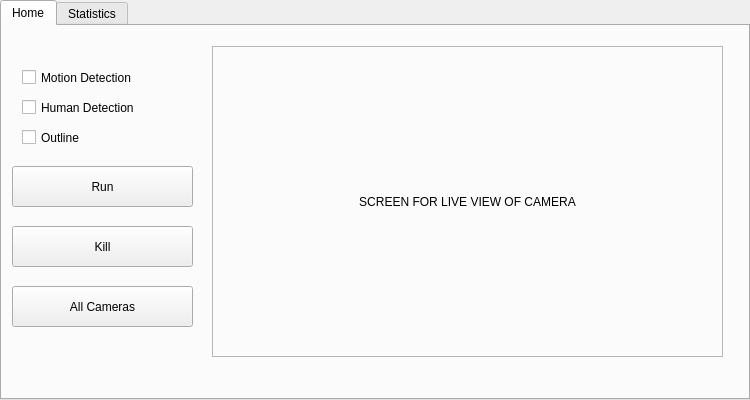
<?xml version="1.0" encoding="UTF-8"?>
<ui version="4.0">
 <class>MainWindow</class>
 <widget class="QMainWindow" name="MainWindow">
  <property name="geometry">
   <rect>
    <x>0</x>
    <y>0</y>
    <width>750</width>
    <height>400</height>
   </rect>
  </property>
  <property name="sizePolicy">
   <sizepolicy hsizetype="MinimumExpanding" vsizetype="MinimumExpanding">
    <horstretch>0</horstretch>
    <verstretch>0</verstretch>
   </sizepolicy>
  </property>
  <property name="windowTitle">
   <string>MainWindow</string>
  </property>
  <widget class="QWidget" name="centralwidget">
   <property name="sizePolicy">
    <sizepolicy hsizetype="MinimumExpanding" vsizetype="MinimumExpanding">
     <horstretch>0</horstretch>
     <verstretch>0</verstretch>
    </sizepolicy>
   </property>
   <widget class="QTabWidget" name="tabWidget">
    <property name="geometry">
     <rect>
      <x>0</x>
      <y>0</y>
      <width>750</width>
      <height>400</height>
     </rect>
    </property>
    <property name="sizePolicy">
     <sizepolicy hsizetype="Minimum" vsizetype="Minimum">
      <horstretch>0</horstretch>
      <verstretch>0</verstretch>
     </sizepolicy>
    </property>
    <property name="minimumSize">
     <size>
      <width>500</width>
      <height>300</height>
     </size>
    </property>
    <property name="tabPosition">
     <enum>QTabWidget::North</enum>
    </property>
    <property name="tabShape">
     <enum>QTabWidget::Rounded</enum>
    </property>
    <property name="currentIndex">
     <number>0</number>
    </property>
    <widget class="QWidget" name="tab">
     <property name="sizePolicy">
      <sizepolicy hsizetype="MinimumExpanding" vsizetype="MinimumExpanding">
       <horstretch>0</horstretch>
       <verstretch>0</verstretch>
      </sizepolicy>
     </property>
     <attribute name="title">
      <string>Home</string>
     </attribute>
     <widget class="QPushButton" name="pushButton_Run">
      <property name="geometry">
       <rect>
        <x>10</x>
        <y>140</y>
        <width>181</width>
        <height>41</height>
       </rect>
      </property>
      <property name="sizePolicy">
       <sizepolicy hsizetype="Preferred" vsizetype="Preferred">
        <horstretch>0</horstretch>
        <verstretch>0</verstretch>
       </sizepolicy>
      </property>
      <property name="text">
       <string>Run</string>
      </property>
     </widget>
     <widget class="QPushButton" name="pushButton_Kill">
      <property name="enabled">
       <bool>true</bool>
      </property>
      <property name="geometry">
       <rect>
        <x>10</x>
        <y>200</y>
        <width>181</width>
        <height>41</height>
       </rect>
      </property>
      <property name="text">
       <string>Kill</string>
      </property>
     </widget>
     <widget class="QLabel" name="daemon_label">
      <property name="geometry">
       <rect>
        <x>220</x>
        <y>320</y>
        <width>301</width>
        <height>21</height>
       </rect>
      </property>
      <property name="text">
       <string/>
      </property>
      <property name="alignment">
       <set>Qt::AlignCenter</set>
      </property>
     </widget>
     <widget class="QPushButton" name="pushButton_2">
      <property name="geometry">
       <rect>
        <x>10</x>
        <y>260</y>
        <width>181</width>
        <height>41</height>
       </rect>
      </property>
      <property name="text">
       <string>All Cameras</string>
      </property>
     </widget>
     <widget class="QLabel" name="label_3">
      <property name="geometry">
       <rect>
        <x>210</x>
        <y>20</y>
        <width>511</width>
        <height>311</height>
       </rect>
      </property>
      <property name="frameShape">
       <enum>QFrame::StyledPanel</enum>
      </property>
      <property name="frameShadow">
       <enum>QFrame::Plain</enum>
      </property>
      <property name="midLineWidth">
       <number>0</number>
      </property>
      <property name="text">
       <string>SCREEN FOR LIVE VIEW OF CAMERA</string>
      </property>
      <property name="alignment">
       <set>Qt::AlignCenter</set>
      </property>
     </widget>
     <widget class="QCheckBox" name="checkBox">
      <property name="geometry">
       <rect>
        <x>20</x>
        <y>100</y>
        <width>141</width>
        <height>23</height>
       </rect>
      </property>
      <property name="text">
       <string>Outline</string>
      </property>
     </widget>
     <widget class="QCheckBox" name="checkBox_2">
      <property name="geometry">
       <rect>
        <x>20</x>
        <y>70</y>
        <width>141</width>
        <height>23</height>
       </rect>
      </property>
      <property name="text">
       <string>Human Detection</string>
      </property>
     </widget>
     <widget class="QCheckBox" name="checkBox_3">
      <property name="geometry">
       <rect>
        <x>20</x>
        <y>40</y>
        <width>141</width>
        <height>23</height>
       </rect>
      </property>
      <property name="text">
       <string>Motion Detection</string>
      </property>
     </widget>
    </widget>
    <widget class="QWidget" name="tab_2">
     <property name="sizePolicy">
      <sizepolicy hsizetype="MinimumExpanding" vsizetype="MinimumExpanding">
       <horstretch>0</horstretch>
       <verstretch>0</verstretch>
      </sizepolicy>
     </property>
     <attribute name="title">
      <string>Statistics</string>
     </attribute>
     <widget class="QLabel" name="label">
      <property name="geometry">
       <rect>
        <x>19</x>
        <y>90</y>
        <width>701</width>
        <height>231</height>
       </rect>
      </property>
      <property name="text">
       <string/>
      </property>
     </widget>
     <widget class="QLabel" name="label_2">
      <property name="enabled">
       <bool>true</bool>
      </property>
      <property name="geometry">
       <rect>
        <x>20</x>
        <y>30</y>
        <width>61</width>
        <height>17</height>
       </rect>
      </property>
      <property name="text">
       <string>Date:</string>
      </property>
     </widget>
     <widget class="QPushButton" name="pushButton">
      <property name="geometry">
       <rect>
        <x>470</x>
        <y>30</y>
        <width>161</width>
        <height>41</height>
       </rect>
      </property>
      <property name="text">
       <string>Find</string>
      </property>
     </widget>
     <widget class="QDateEdit" name="dateEdit">
      <property name="geometry">
       <rect>
        <x>20</x>
        <y>50</y>
        <width>171</width>
        <height>21</height>
       </rect>
      </property>
      <property name="layoutDirection">
       <enum>Qt::LeftToRight</enum>
      </property>
      <property name="dateTime">
       <datetime>
        <hour>0</hour>
        <minute>0</minute>
        <second>0</second>
        <year>2020</year>
        <month>4</month>
        <day>14</day>
       </datetime>
      </property>
      <property name="minimumDateTime">
       <datetime>
        <hour>0</hour>
        <minute>0</minute>
        <second>0</second>
        <year>2020</year>
        <month>3</month>
        <day>1</day>
       </datetime>
      </property>
      <property name="displayFormat">
       <string>M/d/yyyy</string>
      </property>
      <property name="calendarPopup">
       <bool>true</bool>
      </property>
      <property name="timeSpec">
       <enum>Qt::LocalTime</enum>
      </property>
     </widget>
     <widget class="QLabel" name="range_counter">
      <property name="enabled">
       <bool>true</bool>
      </property>
      <property name="geometry">
       <rect>
        <x>270</x>
        <y>32</y>
        <width>21</width>
        <height>17</height>
       </rect>
      </property>
      <property name="text">
       <string>0</string>
      </property>
      <property name="alignment">
       <set>Qt::AlignCenter</set>
      </property>
     </widget>
     <widget class="QSlider" name="horizontalSlider">
      <property name="geometry">
       <rect>
        <x>250</x>
        <y>50</y>
        <width>160</width>
        <height>21</height>
       </rect>
      </property>
      <property name="minimum">
       <number>1</number>
      </property>
      <property name="maximum">
       <number>6</number>
      </property>
      <property name="orientation">
       <enum>Qt::Horizontal</enum>
      </property>
      <property name="tickPosition">
       <enum>QSlider::NoTicks</enum>
      </property>
     </widget>
     <widget class="QLabel" name="day_label">
      <property name="geometry">
       <rect>
        <x>290</x>
        <y>30</y>
        <width>111</width>
        <height>20</height>
       </rect>
      </property>
      <property name="text">
       <string>Additional Day</string>
      </property>
     </widget>
    </widget>
   </widget>
  </widget>
  <widget class="QMenuBar" name="menubar">
   <property name="geometry">
    <rect>
     <x>0</x>
     <y>0</y>
     <width>750</width>
     <height>22</height>
    </rect>
   </property>
  </widget>
 </widget>
 <resources/>
 <connections/>
</ui>
